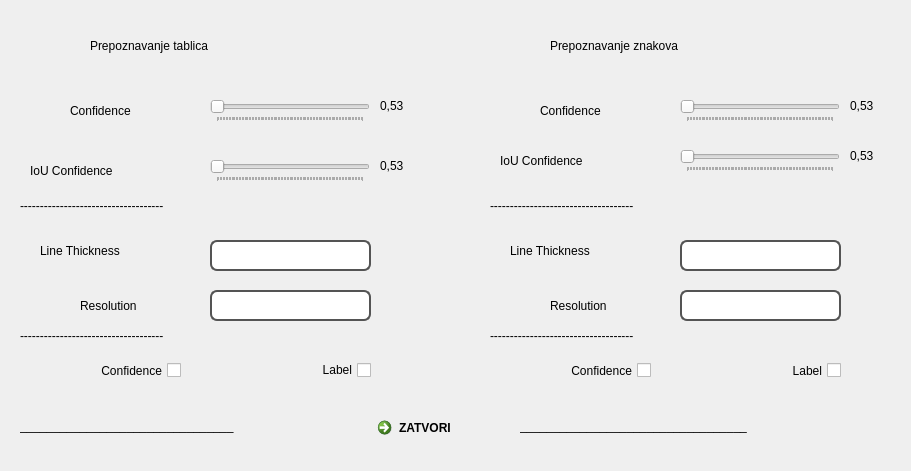
   <widget class="QWidget" name="postavkeWidget" native="true">
    <property name="geometry">
     <rect>
      <x>70</x>
      <y>140</y>
      <width>911</width>
      <height>471</height>
     </rect>
    </property>
    <property name="autoFillBackground">
     <bool>false</bool>
    </property>
    <property name="styleSheet">
     <string notr="true">QWidget#postavkeWidget{

background-color: qlineargradient(spread:pad, x1:0.263, y1:0.372432, x2:0.883064, y2:0.746, stop:0 rgba(188, 216, 206, 255), stop:1 rgba(83, 141, 153, 255));

}</string>
    </property>
    <widget class="QSlider" name="horizontalSlider_t_confidence">
     <property name="geometry">
      <rect>
       <x>210</x>
       <y>100</y>
       <width>160</width>
       <height>22</height>
      </rect>
     </property>
     <property name="maximum">
      <number>100</number>
     </property>
     <property name="pageStep">
      <number>1</number>
     </property>
     <property name="value">
      <number>0</number>
     </property>
     <property name="sliderPosition">
      <number>0</number>
     </property>
     <property name="orientation">
      <enum>Qt::Horizontal</enum>
     </property>
     <property name="invertedAppearance">
      <bool>false</bool>
     </property>
     <property name="invertedControls">
      <bool>false</bool>
     </property>
     <property name="tickPosition">
      <enum>QSlider::TicksBelow</enum>
     </property>
    </widget>
    <widget class="QSlider" name="horizontalSlider_t_iouconfidence">
     <property name="geometry">
      <rect>
       <x>210</x>
       <y>160</y>
       <width>160</width>
       <height>22</height>
      </rect>
     </property>
     <property name="maximum">
      <number>100</number>
     </property>
     <property name="singleStep">
      <number>1</number>
     </property>
     <property name="pageStep">
      <number>1</number>
     </property>
     <property name="orientation">
      <enum>Qt::Horizontal</enum>
     </property>
     <property name="tickPosition">
      <enum>QSlider::TicksBelow</enum>
     </property>
    </widget>
    <widget class="QCheckBox" name="checkBox_t_label">
     <property name="geometry">
      <rect>
       <x>290</x>
       <y>360</y>
       <width>81</width>
       <height>20</height>
      </rect>
     </property>
     <property name="layoutDirection">
      <enum>Qt::RightToLeft</enum>
     </property>
     <property name="styleSheet">
      <string notr="true">font: 20pt &quot;Calibri&quot;;
</string>
     </property>
     <property name="text">
      <string>Label</string>
     </property>
    </widget>
    <widget class="QCheckBox" name="checkBox_t_confidence">
     <property name="geometry">
      <rect>
       <x>40</x>
       <y>360</y>
       <width>141</width>
       <height>21</height>
      </rect>
     </property>
     <property name="layoutDirection">
      <enum>Qt::RightToLeft</enum>
     </property>
     <property name="styleSheet">
      <string notr="true">font: 20pt &quot;Calibri&quot;;</string>
     </property>
     <property name="text">
      <string>Confidence</string>
     </property>
    </widget>
    <widget class="QLineEdit" name="lineEdit">
     <property name="geometry">
      <rect>
       <x>210</x>
       <y>240</y>
       <width>161</width>
       <height>31</height>
      </rect>
     </property>
     <property name="styleSheet">
      <string notr="true">font-size: 20px;
padding: 0px;
border-width: 2px;
border-style: solid;
border-color: #545454;
border-radius: 6.5px;
font-weight: bold;</string>
     </property>
    </widget>
    <widget class="QLabel" name="label_t_thickness">
     <property name="geometry">
      <rect>
       <x>40</x>
       <y>240</y>
       <width>161</width>
       <height>21</height>
      </rect>
     </property>
     <property name="styleSheet">
      <string notr="true">font: 20pt &quot;Calibri&quot;;</string>
     </property>
     <property name="text">
      <string>Line Thickness</string>
     </property>
    </widget>
    <widget class="QLabel" name="label_t_resolution">
     <property name="geometry">
      <rect>
       <x>80</x>
       <y>290</y>
       <width>121</width>
       <height>31</height>
      </rect>
     </property>
     <property name="styleSheet">
      <string notr="true">font: 20pt &quot;Calibri&quot;;</string>
     </property>
     <property name="text">
      <string>Resolution</string>
     </property>
    </widget>
    <widget class="QLabel" name="label_t_confidence">
     <property name="geometry">
      <rect>
       <x>70</x>
       <y>100</y>
       <width>121</width>
       <height>21</height>
      </rect>
     </property>
     <property name="styleSheet">
      <string notr="true">font: 20pt &quot;Calibri&quot;;</string>
     </property>
     <property name="text">
      <string>Confidence</string>
     </property>
    </widget>
    <widget class="QLabel" name="label_t_iouconfidence">
     <property name="geometry">
      <rect>
       <x>30</x>
       <y>150</y>
       <width>171</width>
       <height>41</height>
      </rect>
     </property>
     <property name="styleSheet">
      <string notr="true">font: 20pt &quot;Calibri&quot;;</string>
     </property>
     <property name="text">
      <string>IoU Confidence</string>
     </property>
    </widget>
    <widget class="QLabel" name="kategorija_tablica">
     <property name="geometry">
      <rect>
       <x>90</x>
       <y>30</y>
       <width>261</width>
       <height>31</height>
      </rect>
     </property>
     <property name="styleSheet">
      <string notr="true">font: 700 21pt &quot;Calibri&quot;;</string>
     </property>
     <property name="text">
      <string>Prepoznavanje tablica</string>
     </property>
    </widget>
    <widget class="QLabel" name="kategorija_znakova">
     <property name="geometry">
      <rect>
       <x>550</x>
       <y>30</y>
       <width>271</width>
       <height>31</height>
      </rect>
     </property>
     <property name="styleSheet">
      <string notr="true">font: 700 21pt &quot;Calibri&quot;;</string>
     </property>
     <property name="text">
      <string>Prepoznavanje znakova</string>
     </property>
    </widget>
    <widget class="QLabel" name="label_z_resolution">
     <property name="geometry">
      <rect>
       <x>550</x>
       <y>290</y>
       <width>121</width>
       <height>31</height>
      </rect>
     </property>
     <property name="styleSheet">
      <string notr="true">font: 20pt &quot;Calibri&quot;;</string>
     </property>
     <property name="text">
      <string>Resolution</string>
     </property>
    </widget>
    <widget class="QSlider" name="horizontalSlider_z_iouconfidence">
     <property name="geometry">
      <rect>
       <x>680</x>
       <y>150</y>
       <width>160</width>
       <height>22</height>
      </rect>
     </property>
     <property name="maximum">
      <number>100</number>
     </property>
     <property name="singleStep">
      <number>1</number>
     </property>
     <property name="pageStep">
      <number>1</number>
     </property>
     <property name="orientation">
      <enum>Qt::Horizontal</enum>
     </property>
     <property name="tickPosition">
      <enum>QSlider::TicksBelow</enum>
     </property>
    </widget>
    <widget class="QLabel" name="label_z_thickness">
     <property name="geometry">
      <rect>
       <x>510</x>
       <y>240</y>
       <width>161</width>
       <height>21</height>
      </rect>
     </property>
     <property name="styleSheet">
      <string notr="true">font: 20pt &quot;Calibri&quot;;</string>
     </property>
     <property name="text">
      <string>Line Thickness</string>
     </property>
    </widget>
    <widget class="QCheckBox" name="checkBox_z_label">
     <property name="geometry">
      <rect>
       <x>760</x>
       <y>360</y>
       <width>81</width>
       <height>21</height>
      </rect>
     </property>
     <property name="layoutDirection">
      <enum>Qt::RightToLeft</enum>
     </property>
     <property name="styleSheet">
      <string notr="true">font: 20pt &quot;Calibri&quot;;</string>
     </property>
     <property name="text">
      <string>Label</string>
     </property>
     <property name="iconSize">
      <size>
       <width>16</width>
       <height>16</height>
      </size>
     </property>
    </widget>
    <widget class="QCheckBox" name="checkBox_z_confidence">
     <property name="geometry">
      <rect>
       <x>510</x>
       <y>360</y>
       <width>141</width>
       <height>21</height>
      </rect>
     </property>
     <property name="layoutDirection">
      <enum>Qt::RightToLeft</enum>
     </property>
     <property name="styleSheet">
      <string notr="true">font: 20pt &quot;Calibri&quot;;</string>
     </property>
     <property name="text">
      <string>Confidence</string>
     </property>
    </widget>
    <widget class="QLabel" name="label_z_confidence">
     <property name="geometry">
      <rect>
       <x>540</x>
       <y>100</y>
       <width>121</width>
       <height>21</height>
      </rect>
     </property>
     <property name="styleSheet">
      <string notr="true">font: 20pt &quot;Calibri&quot;;</string>
     </property>
     <property name="text">
      <string>Confidence</string>
     </property>
    </widget>
    <widget class="QSlider" name="horizontalSlider_z_confidence">
     <property name="geometry">
      <rect>
       <x>680</x>
       <y>100</y>
       <width>160</width>
       <height>22</height>
      </rect>
     </property>
     <property name="maximum">
      <number>100</number>
     </property>
     <property name="pageStep">
      <number>1</number>
     </property>
     <property name="orientation">
      <enum>Qt::Horizontal</enum>
     </property>
     <property name="tickPosition">
      <enum>QSlider::TicksBelow</enum>
     </property>
    </widget>
    <widget class="QLabel" name="label_z_iouconfidence">
     <property name="geometry">
      <rect>
       <x>500</x>
       <y>150</y>
       <width>181</width>
       <height>21</height>
      </rect>
     </property>
     <property name="styleSheet">
      <string notr="true">font: 20pt &quot;Calibri&quot;;</string>
     </property>
     <property name="text">
      <string>IoU Confidence</string>
     </property>
    </widget>
    <widget class="QLineEdit" name="lineEdit_2">
     <property name="geometry">
      <rect>
       <x>210</x>
       <y>290</y>
       <width>161</width>
       <height>31</height>
      </rect>
     </property>
     <property name="styleSheet">
      <string notr="true">font-size: 20px;
padding: 0px;
border-width: 2px;
border-style: solid;
border-color: #545454;
border-radius: 6.5px;
font-weight: bold;</string>
     </property>
    </widget>
    <widget class="QLineEdit" name="lineEdit_7">
     <property name="geometry">
      <rect>
       <x>680</x>
       <y>240</y>
       <width>161</width>
       <height>31</height>
      </rect>
     </property>
     <property name="styleSheet">
      <string notr="true">font-size: 20px;
padding: 0px;
border-width: 2px;
border-style: solid;
border-color: #545454;
border-radius: 6.5px;
font-weight: bold;</string>
     </property>
    </widget>
    <widget class="QLineEdit" name="lineEdit_8">
     <property name="geometry">
      <rect>
       <x>680</x>
       <y>290</y>
       <width>161</width>
       <height>31</height>
      </rect>
     </property>
     <property name="styleSheet">
      <string notr="true">font-size: 20px;
padding: 0px;
border-width: 2px;
border-style: solid;
border-color: #545454;
border-radius: 6.5px;
font-weight: bold;</string>
     </property>
    </widget>
    <widget class="QCommandLinkButton" name="gumb_zatvori">
     <property name="geometry">
      <rect>
       <x>370</x>
       <y>410</y>
       <width>151</width>
       <height>51</height>
      </rect>
     </property>
     <property name="styleSheet">
      <string notr="true">font: 700 20pt &quot;Calibri&quot;;</string>
     </property>
     <property name="text">
      <string>ZATVORI</string>
     </property>
     <property name="icon">
      <iconset resource="../../../../../../Desktop/PROJEKT - UI NP AS NP/slike.qrc">
       <normaloff>:/slika1/IKONE/close-square-rounded-interface-symbol-with-a-cross.png</normaloff>:/slika1/IKONE/close-square-rounded-interface-symbol-with-a-cross.png</iconset>
     </property>
     <property name="iconSize">
      <size>
       <width>51</width>
       <height>41</height>
      </size>
     </property>
    </widget>
    <widget class="QLabel" name="label_postavke_ukras5">
     <property name="geometry">
      <rect>
       <x>20</x>
       <y>410</y>
       <width>361</width>
       <height>31</height>
      </rect>
     </property>
     <property name="styleSheet">
      <string notr="true">font: 20pt &quot;Segoe UI&quot;;</string>
     </property>
     <property name="text">
      <string>________________________________</string>
     </property>
    </widget>
    <widget class="QLabel" name="label_postavke_ukras6">
     <property name="geometry">
      <rect>
       <x>520</x>
       <y>410</y>
       <width>381</width>
       <height>31</height>
      </rect>
     </property>
     <property name="styleSheet">
      <string notr="true">font: 20pt &quot;Segoe UI&quot;;</string>
     </property>
     <property name="text">
      <string>__________________________________</string>
     </property>
    </widget>
    <widget class="QLabel" name="label_postavke_ukras3">
     <property name="geometry">
      <rect>
       <x>490</x>
       <y>190</y>
       <width>401</width>
       <height>31</height>
      </rect>
     </property>
     <property name="styleSheet">
      <string notr="true">font: 20pt &quot;Segoe UI&quot;;</string>
     </property>
     <property name="text">
      <string>------------------------------------</string>
     </property>
    </widget>
    <widget class="QLabel" name="label_31">
     <property name="geometry">
      <rect>
       <x>380</x>
       <y>90</y>
       <width>31</width>
       <height>31</height>
      </rect>
     </property>
     <property name="styleSheet">
      <string notr="true">font: 700 11pt &quot;Calibri&quot;;</string>
     </property>
     <property name="text">
      <string>0,53</string>
     </property>
    </widget>
    <widget class="QLabel" name="label_38">
     <property name="geometry">
      <rect>
       <x>380</x>
       <y>150</y>
       <width>31</width>
       <height>31</height>
      </rect>
     </property>
     <property name="styleSheet">
      <string notr="true">font: 700 11pt &quot;Calibri&quot;;</string>
     </property>
     <property name="text">
      <string>0,53</string>
     </property>
    </widget>
    <widget class="QLabel" name="label_39">
     <property name="geometry">
      <rect>
       <x>850</x>
       <y>140</y>
       <width>31</width>
       <height>31</height>
      </rect>
     </property>
     <property name="styleSheet">
      <string notr="true">font: 700 11pt &quot;Calibri&quot;;</string>
     </property>
     <property name="text">
      <string>0,53</string>
     </property>
    </widget>
    <widget class="QLabel" name="label_40">
     <property name="geometry">
      <rect>
       <x>850</x>
       <y>90</y>
       <width>31</width>
       <height>31</height>
      </rect>
     </property>
     <property name="styleSheet">
      <string notr="true">font: 700 11pt &quot;Calibri&quot;;</string>
     </property>
     <property name="text">
      <string>0,53</string>
     </property>
    </widget>
    <widget class="QLabel" name="label_postavke_ukras1">
     <property name="geometry">
      <rect>
       <x>20</x>
       <y>190</y>
       <width>401</width>
       <height>31</height>
      </rect>
     </property>
     <property name="styleSheet">
      <string notr="true">font: 20pt &quot;Segoe UI&quot;;</string>
     </property>
     <property name="text">
      <string>------------------------------------</string>
     </property>
    </widget>
    <widget class="QLabel" name="label_postavke_ukras2">
     <property name="geometry">
      <rect>
       <x>20</x>
       <y>320</y>
       <width>401</width>
       <height>31</height>
      </rect>
     </property>
     <property name="styleSheet">
      <string notr="true">font: 20pt &quot;Segoe UI&quot;;</string>
     </property>
     <property name="text">
      <string>------------------------------------</string>
     </property>
    </widget>
    <widget class="QLabel" name="label_postavke_ukras4">
     <property name="geometry">
      <rect>
       <x>490</x>
       <y>320</y>
       <width>401</width>
       <height>31</height>
      </rect>
     </property>
     <property name="styleSheet">
      <string notr="true">font: 20pt &quot;Segoe UI&quot;;</string>
     </property>
     <property name="text">
      <string>------------------------------------</string>
     </property>
    </widget>
   </widget>
